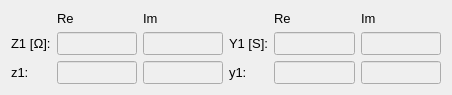
  <widget class="QWidget" name="">
   <property name="geometry">
    <rect>
     <x>480</x>
     <y>230</y>
     <width>452</width>
     <height>91</height>
    </rect>
   </property>
   <property name="font">
    <font>
     <pointsize>10</pointsize>
    </font>
   </property>
   <layout class="QGridLayout" name="gridLayout_4">
    <item row="1" column="1">
     <widget class="QLineEdit" name="leZ1Re">
      <property name="enabled">
       <bool>false</bool>
      </property>
      <property name="font">
       <font>
        <pointsize>10</pointsize>
       </font>
      </property>
      <property name="text">
       <string/>
      </property>
      <property name="alignment">
       <set>Qt::AlignRight|Qt::AlignTrailing|Qt::AlignVCenter</set>
      </property>
     </widget>
    </item>
    <item row="2" column="2">
     <widget class="QLineEdit" name="leZ1normIm">
      <property name="enabled">
       <bool>false</bool>
      </property>
      <property name="font">
       <font>
        <pointsize>10</pointsize>
       </font>
      </property>
      <property name="text">
       <string/>
      </property>
      <property name="alignment">
       <set>Qt::AlignRight|Qt::AlignTrailing|Qt::AlignVCenter</set>
      </property>
     </widget>
    </item>
    <item row="2" column="1">
     <widget class="QLineEdit" name="leZ1normRe">
      <property name="enabled">
       <bool>false</bool>
      </property>
      <property name="font">
       <font>
        <pointsize>10</pointsize>
       </font>
      </property>
      <property name="text">
       <string/>
      </property>
      <property name="alignment">
       <set>Qt::AlignRight|Qt::AlignTrailing|Qt::AlignVCenter</set>
      </property>
     </widget>
    </item>
    <item row="1" column="3">
     <widget class="QLabel" name="lblY_2">
      <property name="font">
       <font>
        <pointsize>10</pointsize>
       </font>
      </property>
      <property name="text">
       <string>Y1 [S]:</string>
      </property>
     </widget>
    </item>
    <item row="0" column="2">
     <widget class="QLabel" name="label_6">
      <property name="font">
       <font>
        <pointsize>10</pointsize>
       </font>
      </property>
      <property name="text">
       <string>Im</string>
      </property>
     </widget>
    </item>
    <item row="1" column="4">
     <widget class="QLineEdit" name="leY1Re">
      <property name="enabled">
       <bool>false</bool>
      </property>
      <property name="font">
       <font>
        <pointsize>10</pointsize>
       </font>
      </property>
      <property name="text">
       <string/>
      </property>
      <property name="alignment">
       <set>Qt::AlignRight|Qt::AlignTrailing|Qt::AlignVCenter</set>
      </property>
     </widget>
    </item>
    <item row="2" column="0">
     <widget class="QLabel" name="lblZnorm_2">
      <property name="font">
       <font>
        <pointsize>10</pointsize>
       </font>
      </property>
      <property name="text">
       <string>z1:</string>
      </property>
     </widget>
    </item>
    <item row="2" column="4">
     <widget class="QLineEdit" name="leY1normRe">
      <property name="enabled">
       <bool>false</bool>
      </property>
      <property name="font">
       <font>
        <pointsize>10</pointsize>
        <weight>75</weight>
        <bold>true</bold>
       </font>
      </property>
      <property name="styleSheet">
       <string notr="true">color: rgb(0, 255, 0);</string>
      </property>
      <property name="text">
       <string/>
      </property>
      <property name="alignment">
       <set>Qt::AlignRight|Qt::AlignTrailing|Qt::AlignVCenter</set>
      </property>
     </widget>
    </item>
    <item row="1" column="2">
     <widget class="QLineEdit" name="leZ1Im">
      <property name="enabled">
       <bool>false</bool>
      </property>
      <property name="font">
       <font>
        <pointsize>10</pointsize>
       </font>
      </property>
      <property name="text">
       <string/>
      </property>
      <property name="alignment">
       <set>Qt::AlignRight|Qt::AlignTrailing|Qt::AlignVCenter</set>
      </property>
     </widget>
    </item>
    <item row="0" column="1">
     <widget class="QLabel" name="label_4">
      <property name="font">
       <font>
        <pointsize>10</pointsize>
       </font>
      </property>
      <property name="text">
       <string>Re</string>
      </property>
     </widget>
    </item>
    <item row="1" column="5">
     <widget class="QLineEdit" name="leY1Im">
      <property name="enabled">
       <bool>false</bool>
      </property>
      <property name="font">
       <font>
        <pointsize>10</pointsize>
       </font>
      </property>
      <property name="text">
       <string/>
      </property>
      <property name="alignment">
       <set>Qt::AlignRight|Qt::AlignTrailing|Qt::AlignVCenter</set>
      </property>
     </widget>
    </item>
    <item row="1" column="0">
     <widget class="QLabel" name="lblZ_2">
      <property name="font">
       <font>
        <pointsize>10</pointsize>
       </font>
      </property>
      <property name="text">
       <string>Z1 [Ω]:</string>
      </property>
     </widget>
    </item>
    <item row="2" column="5">
     <widget class="QLineEdit" name="leY1normIm">
      <property name="enabled">
       <bool>false</bool>
      </property>
      <property name="font">
       <font>
        <pointsize>10</pointsize>
        <weight>75</weight>
        <bold>true</bold>
       </font>
      </property>
      <property name="styleSheet">
       <string notr="true">color: rgb(255, 0, 0);</string>
      </property>
      <property name="text">
       <string/>
      </property>
      <property name="alignment">
       <set>Qt::AlignRight|Qt::AlignTrailing|Qt::AlignVCenter</set>
      </property>
     </widget>
    </item>
    <item row="0" column="4">
     <widget class="QLabel" name="label_7">
      <property name="font">
       <font>
        <pointsize>10</pointsize>
       </font>
      </property>
      <property name="text">
       <string>Re</string>
      </property>
     </widget>
    </item>
    <item row="0" column="5">
     <widget class="QLabel" name="label_8">
      <property name="font">
       <font>
        <pointsize>10</pointsize>
       </font>
      </property>
      <property name="text">
       <string>Im</string>
      </property>
     </widget>
    </item>
    <item row="2" column="3">
     <widget class="QLabel" name="lblYnorm_2">
      <property name="font">
       <font>
        <pointsize>10</pointsize>
       </font>
      </property>
      <property name="text">
       <string>y1:</string>
      </property>
     </widget>
    </item>
   </layout>
  </widget>
